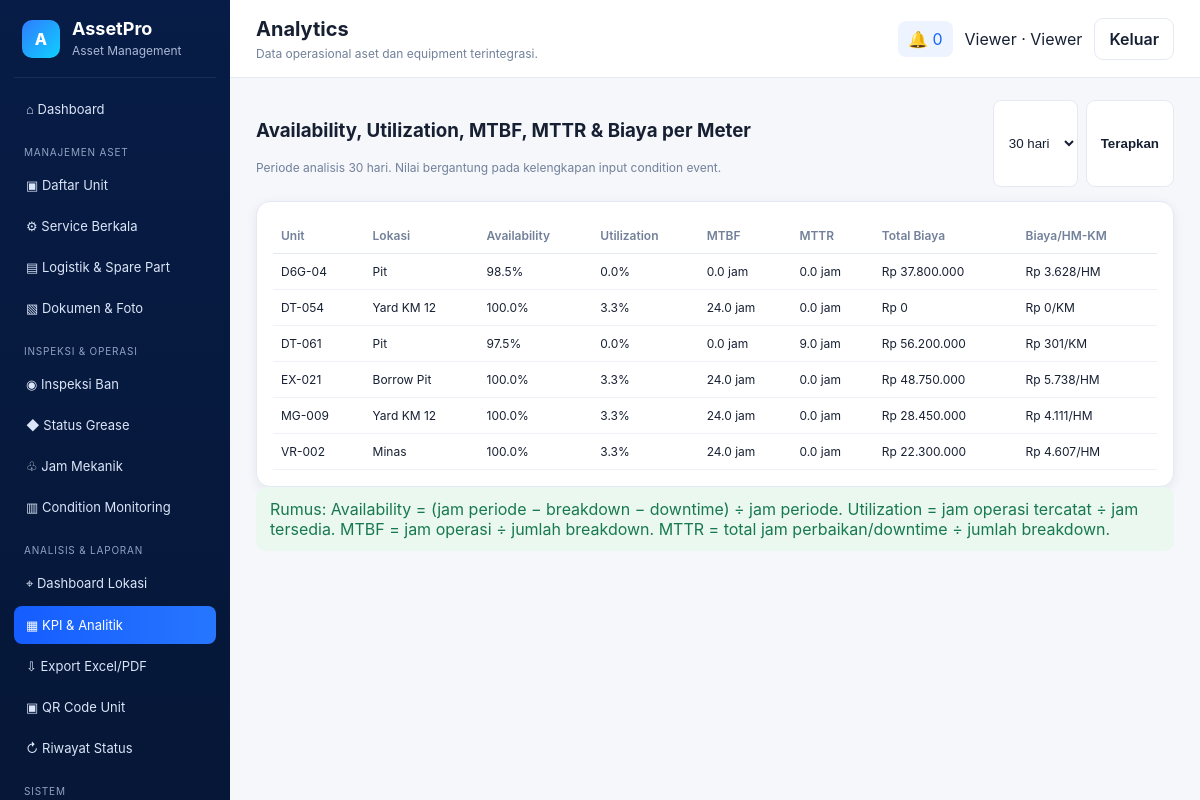
The page /dashboard.php?page=analytics (signed in) on the database its author committed.
### tables this page shows
CREATE TABLE units(id INT AUTO_INCREMENT PRIMARY KEY,unit_code VARCHAR(40) UNIQUE NOT NULL,unit_name VARCHAR(120) NOT NULL,category VARCHAR(80) NOT NULL,brand VARCHAR(80),model VARCHAR(80),serial_number VARCHAR(100),location VARCHAR(120),meter_type ENUM('HM','KM') DEFAULT 'HM',current_meter DECIMAL(12,2) DEFAULT 0,operational_status ENUM('Ready for Use','Breakdown','Downtime','Maintenance') DEFAULT 'Ready for Use',created_at TIMESTAMP DEFAULT CURRENT_TIMESTAMP,updated_at TIMESTAMP DEFAULT CURRENT_TIMESTAMP ON UPDATE CURRENT_TIMESTAMP);

### app/helpers.php (called while the page is built, shortened)
<?php
function e(?string $value): string { return htmlspecialchars($value ?? '', ENT_QUOTES, 'UTF-8'); }
function rupiah($n): string { return 'Rp ' . number_format((float)$n, 0, ',', '.'); }

### pages/analytics.php (the view, shortened to what this page needs)
<?php
$days=max(1,min(365,(int)($_GET['days']??30)));$periodHours=$days*24;
$sql="SELECT u.id,u.unit_code,u.unit_name,u.location,u.current_meter,u.meter_type,
COALESCE(SUM(CASE WHEN ce.status='Breakdown' THEN ce.duration_hours ELSE 0 END),0) breakdown_h,
COALESCE(SUM(CASE WHEN ce.status='Downtime' THEN ce.duration_hours ELSE 0 END),0) downtime_h,
COALESCE(SUM(CASE WHEN ce.status='Ready for Use' THEN ce.duration_hours ELSE 0 END),0) ready_h,
SUM(CASE WHEN ce.status='Breakdown' THEN 1 ELSE 0 END) breakdown_count,
COALESCE((SELECT SUM(m.actual_cost) FROM maintenance_orders m WHERE m.unit_id=u.id),0) cost
FROM units u LEFT JOIN condition_events ce ON ce.unit_id=u.id AND ce.event_date>=DATE_SUB(CURDATE(),INTERVAL $days DAY) GROUP BY u.id ORDER BY u.unit_code";
$rows=$pdo->query($sql)->fetchAll();
?>
<div class="page-actions"><div><h3>Availability, Utilization, MTBF, MTTR & Biaya per Meter</h3><p class="muted">Periode analisis <?=$days?> hari. Nilai bergantung pada kelengkapan input condition event.</p></div><form class="search-form"><input type="hidden" name="page" value="analytics"><select name="days"><option value="7">7 hari</option><option value="30" <?=$days===30?'selected':''?>>30 hari</option><option value="90" <?=$days===90?'selected':''?>>90 hari</option></select><button class="btn">Terapkan</button></form></div>
<div class="card panel"><table><thead><tr><th>Unit</th><th>Lokasi</th><th>Availability</th><th>Utilization</th><th>MTBF</th><th>MTTR</th><th>Total Biaya</th><th>Biaya/HM-KM</th></tr></thead><tbody><?php foreach($rows as $r):?><tr><td><?=e($r['unit_code'])?></td><td><?=e($r['location'])?></td><td><?=number_format($r['availability'],1)?>%</td><td><?=number_format($r['utilization'],1)?>%</td><td><?=number_format($r['mtbf'],1)?> jam</td><td><?=number_format($r['mttr'],1)?> jam</td><td><?=rupiah($r['cost'])?></td><td><?=rupiah($r['cost_per_meter'])?>/<?=e($r['meter_type'])?></td></tr><?php endforeach;?></tbody></table></div>
<div class="alert alert-success">Rumus: Availability = (jam periode − breakdown − downtime) ÷ jam periode. Utilization = jam operasi tercatat ÷ jam tersedia. MTBF = jam operasi ÷ jumlah breakdown. MTTR = total jam perbaikan/downtime ÷ jumlah breakdown.</div>

### assets/css/app.css (style rules this page uses)
:root { --navy:#071c46;--blue:#1667ff;--green:#20b26b;--orange:#ff9b21;--red:#ef4444;--purple:#6d5dfc;--text:#172033;--muted:#72809a;--line:#e5eaf2;--bg:#f5f7fb;--card:#fff;--shadow:0 3px 12px rgba(20,35,70,.07);--radius:14px }
* { box-sizing:border-box }
body { margin:0;font-family:Inter,Segoe UI,Arial,sans-serif;background:var(--bg);color:var(--text) }
.card { background:var(--card);border:1px solid var(--line);border-radius:var(--radius);box-shadow:var(--shadow) }
.panel { padding:16px;overflow:auto }
.btn { border:1px solid var(--line);background:#fff;color:var(--text);border-radius:9px;padding:10px 14px;cursor:pointer;font-weight:600 }
.page-actions { display:flex;justify-content:space-between;gap:12px;margin-bottom:14px }
.search-form { display:flex;gap:8px }
table { width:100%;border-collapse:collapse;font-size:12px }
th { text-align:left;color:var(--muted);font-weight:600;padding:10px 8px;border-bottom:1px solid var(--line) }
td { padding:10px 8px;border-bottom:1px solid #eef1f6 }
.alert { padding:12px 14px;border-radius:10px;margin-bottom:14px }
.alert-success { background:#eaf8f0;color:#18794e }
input,select,textarea { width:100%;padding:10px 11px;border:1px solid var(--line);border-radius:8px;background:#fff;color:var(--text) }
.muted { color:var(--muted);font-size:12px }

### rows shown on the page
units: unit_code "D6G-04", location "Pit", availability "98.5", utilization "0.0", mtbf "0.0", mttr "0.0", cost "Rp 37.800.000", cost_per_meter "Rp 3.628", meter_type "HM"
units: unit_code "DT-054", location "Yard KM 12", availability "100.0", utilization "3.3", mtbf "24.0", mttr "0.0", cost "Rp 0", cost_per_meter "Rp 0", meter_type "KM"
units: unit_code "DT-061", location "Pit", availability "97.5", utilization "0.0", mtbf "0.0", mttr "9.0", cost "Rp 56.200.000", cost_per_meter "Rp 301", meter_type "KM"
units: unit_code "EX-021", location "Borrow Pit", availability "100.0", utilization "3.3", mtbf "24.0", mttr "0.0", cost "Rp 48.750.000", cost_per_meter "Rp 5.738", meter_type "HM"
units: unit_code "MG-009", location "Yard KM 12", availability "100.0", utilization "3.3", mtbf "24.0", mttr "0.0", cost "Rp 28.450.000", cost_per_meter "Rp 4.111", meter_type "HM"
units: unit_code "VR-002", location "Minas", availability "100.0", utilization "3.3", mtbf "24.0", mttr "0.0", cost "Rp 22.300.000", cost_per_meter "Rp 4.607", meter_type "HM"

### other values the page prints
str_replace('-',' ',$page==='home'?'Dashboard Asset Manager':$page) "Analytics"
$unread "0"
current_user()['name'] "Viewer"
role_label(current_role()) "Viewer"
$days "30"
